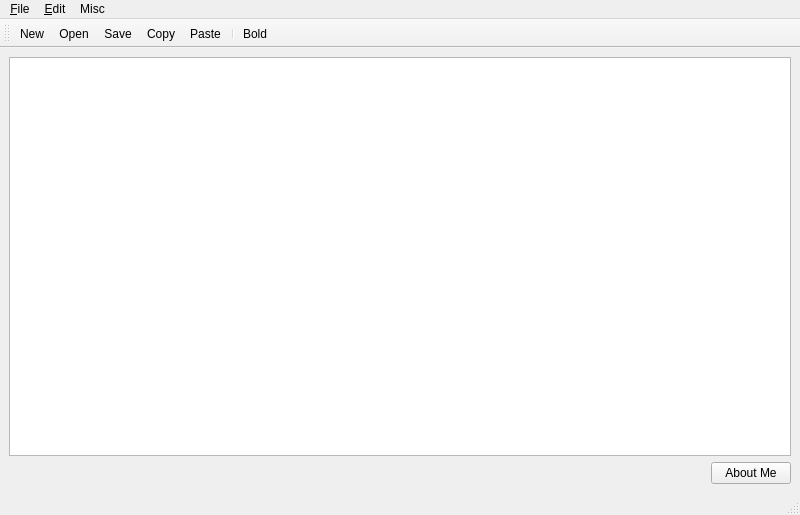
<?xml version="1.0" encoding="UTF-8"?>
<ui version="4.0">
 <class>MainWindow</class>
 <widget class="QMainWindow" name="MainWindow">
  <property name="geometry">
   <rect>
    <x>0</x>
    <y>0</y>
    <width>800</width>
    <height>515</height>
   </rect>
  </property>
  <property name="maximumSize">
   <size>
    <width>800</width>
    <height>600</height>
   </size>
  </property>
  <property name="windowTitle">
   <string>MainWindow</string>
  </property>
  <widget class="QWidget" name="centralwidget">
   <layout class="QVBoxLayout" name="verticalLayout">
    <item>
     <widget class="QTextEdit" name="textEdit">
      <property name="sizePolicy">
       <sizepolicy hsizetype="Preferred" vsizetype="MinimumExpanding">
        <horstretch>0</horstretch>
        <verstretch>0</verstretch>
       </sizepolicy>
      </property>
     </widget>
    </item>
    <item>
     <layout class="QHBoxLayout" name="horizontalLayout_2">
      <item>
       <spacer name="horizontalSpacer">
        <property name="orientation">
         <enum>Qt::Horizontal</enum>
        </property>
        <property name="sizeType">
         <enum>QSizePolicy::Expanding</enum>
        </property>
        <property name="sizeHint" stdset="0">
         <size>
          <width>40</width>
          <height>20</height>
         </size>
        </property>
       </spacer>
      </item>
      <item>
       <widget class="QPushButton" name="pushButton">
        <property name="sizePolicy">
         <sizepolicy hsizetype="Fixed" vsizetype="Fixed">
          <horstretch>0</horstretch>
          <verstretch>0</verstretch>
         </sizepolicy>
        </property>
        <property name="text">
         <string>About Me</string>
        </property>
       </widget>
      </item>
     </layout>
    </item>
   </layout>
  </widget>
  <widget class="QMenuBar" name="menubar">
   <property name="geometry">
    <rect>
     <x>0</x>
     <y>0</y>
     <width>800</width>
     <height>22</height>
    </rect>
   </property>
   <widget class="QMenu" name="menuFile">
    <property name="title">
     <string>&amp;File</string>
    </property>
    <addaction name="actionNew"/>
    <addaction name="actionOpen"/>
    <addaction name="separator"/>
    <addaction name="actionSave"/>
    <addaction name="actionSave_As"/>
    <addaction name="action_Exit"/>
   </widget>
   <widget class="QMenu" name="menuEdit">
    <property name="title">
     <string>&amp;Edit</string>
    </property>
    <addaction name="actionCopy"/>
    <addaction name="actionCut"/>
    <addaction name="actionPaste"/>
    <addaction name="separator"/>
    <addaction name="actionUndo"/>
    <addaction name="actionRedo"/>
   </widget>
   <widget class="QMenu" name="menuMisc">
    <property name="title">
     <string>Misc</string>
    </property>
    <addaction name="actionAbout_Me"/>
    <addaction name="actionColor"/>
   </widget>
   <addaction name="menuFile"/>
   <addaction name="menuEdit"/>
   <addaction name="menuMisc"/>
  </widget>
  <widget class="QToolBar" name="toolBar">
   <property name="windowTitle">
    <string>toolBar</string>
   </property>
   <property name="autoFillBackground">
    <bool>true</bool>
   </property>
   <attribute name="toolBarArea">
    <enum>TopToolBarArea</enum>
   </attribute>
   <attribute name="toolBarBreak">
    <bool>false</bool>
   </attribute>
   <addaction name="actionNew"/>
   <addaction name="actionOpen"/>
   <addaction name="actionSave"/>
   <addaction name="actionCopy"/>
   <addaction name="actionPaste"/>
   <addaction name="separator"/>
   <addaction name="actionBold"/>
  </widget>
  <widget class="QStatusBar" name="statusBar"/>
  <action name="actionNew">
   <property name="icon">
    <iconset resource="Resources/IconFiles.qrc">
     <normaloff>:/Icons/New.png</normaloff>:/Icons/New.png</iconset>
   </property>
   <property name="text">
    <string>&amp;New</string>
   </property>
   <property name="toolTip">
    <string>New  File</string>
   </property>
   <property name="shortcut">
    <string>Ctrl+N</string>
   </property>
  </action>
  <action name="actionOpen">
   <property name="icon">
    <iconset resource="Resources/IconFiles.qrc">
     <normaloff>:/Icons/open.png</normaloff>:/Icons/open.png</iconset>
   </property>
   <property name="text">
    <string>&amp;Open</string>
   </property>
   <property name="shortcut">
    <string>Ctrl+O</string>
   </property>
  </action>
  <action name="actionSave">
   <property name="icon">
    <iconset resource="Resources/IconFiles.qrc">
     <normaloff>:/Icons/save.png</normaloff>:/Icons/save.png</iconset>
   </property>
   <property name="text">
    <string>&amp;Save</string>
   </property>
   <property name="shortcut">
    <string>Ctrl+S</string>
   </property>
  </action>
  <action name="actionSave_As">
   <property name="icon">
    <iconset resource="Resources/IconFiles.qrc">
     <normaloff>:/Icons/save-as.png</normaloff>:/Icons/save-as.png</iconset>
   </property>
   <property name="text">
    <string>Save As</string>
   </property>
   <property name="shortcut">
    <string>Ctrl+Shift+S</string>
   </property>
  </action>
  <action name="actionCopy">
   <property name="icon">
    <iconset resource="Resources/IconFiles.qrc">
     <normaloff>:/Icons/copy.png</normaloff>:/Icons/copy.png</iconset>
   </property>
   <property name="text">
    <string>Copy</string>
   </property>
   <property name="shortcut">
    <string>Ctrl+C</string>
   </property>
  </action>
  <action name="actionCut">
   <property name="icon">
    <iconset resource="Resources/IconFiles.qrc">
     <normaloff>:/Icons/cut.png</normaloff>:/Icons/cut.png</iconset>
   </property>
   <property name="text">
    <string>Cut</string>
   </property>
   <property name="shortcut">
    <string>Ctrl+X</string>
   </property>
  </action>
  <action name="actionPaste">
   <property name="icon">
    <iconset resource="Resources/IconFiles.qrc">
     <normaloff>:/Icons/paste.png</normaloff>:/Icons/paste.png</iconset>
   </property>
   <property name="text">
    <string>Paste</string>
   </property>
   <property name="shortcut">
    <string>Ctrl+V</string>
   </property>
  </action>
  <action name="actionUndo">
   <property name="icon">
    <iconset resource="Resources/IconFiles.qrc">
     <normaloff>:/Icons/undo.png</normaloff>:/Icons/undo.png</iconset>
   </property>
   <property name="text">
    <string>Undo</string>
   </property>
   <property name="shortcut">
    <string>Ctrl+Z</string>
   </property>
  </action>
  <action name="actionRedo">
   <property name="icon">
    <iconset resource="Resources/IconFiles.qrc">
     <normaloff>:/Icons/redo.png</normaloff>:/Icons/redo.png</iconset>
   </property>
   <property name="text">
    <string>Redo</string>
   </property>
   <property name="shortcut">
    <string>Ctrl+Y</string>
   </property>
  </action>
  <action name="actionAbout_Me">
   <property name="text">
    <string>&amp;About Me</string>
   </property>
   <property name="shortcut">
    <string>Alt+A</string>
   </property>
  </action>
  <action name="action_Exit">
   <property name="text">
    <string>&amp;Exit</string>
   </property>
  </action>
  <action name="actionColor">
   <property name="text">
    <string>&amp;Dark Mode</string>
   </property>
  </action>
  <action name="actionBold">
   <property name="checkable">
    <bool>true</bool>
   </property>
   <property name="icon">
    <iconset resource="Resources/IconFiles.qrc">
     <normaloff>:/Icons/1608581_bold_icon.png</normaloff>:/Icons/1608581_bold_icon.png</iconset>
   </property>
   <property name="text">
    <string>Bold</string>
   </property>
   <property name="shortcut">
    <string>Ctrl+B</string>
   </property>
  </action>
 </widget>
 <resources>
  <include location="Resources/IconFiles.qrc"/>
 </resources>
 <connections/>
</ui>
